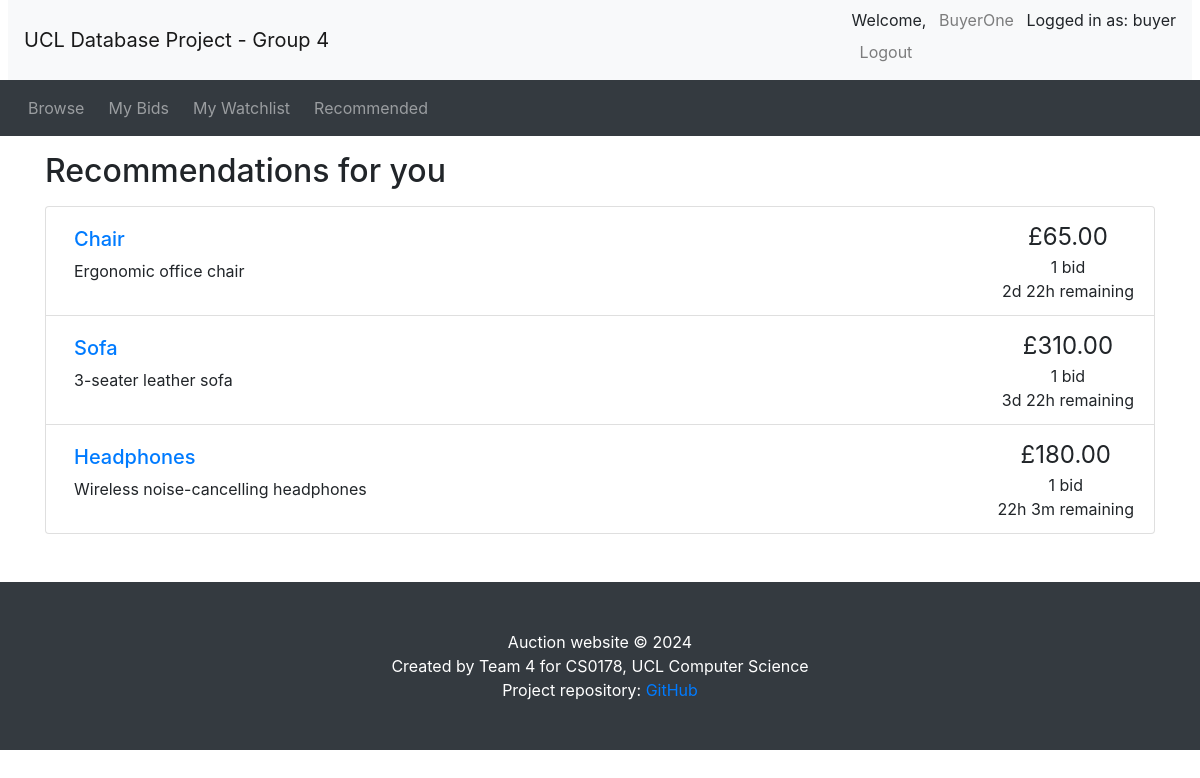
The page /recommendations.php (signed in) on the database its author committed.
### tables this page shows
CREATE TABLE `auctions` (
    `item_id` INT PRIMARY KEY AUTO_INCREMENT,
    `title` VARCHAR(50) UNIQUE NOT NULL,
    `details` TEXT,
    `category` VARCHAR(30) NOT NULL,
    `startPrice` DECIMAL(10, 2) NOT NULL,
    `reservePrice` DECIMAL(10, 2) CHECK (
        `reservePrice` IS NULL
        OR `reservePrice` >= `startPrice`
    ),
    `startDate` DATETIME NOT NULL,
    `endDate` DATETIME NOT NULL,
    `seller_id` INT NOT NULL,
    `status` ENUM('active', 'closed', 'cancelled') NOT NULL DEFAULT 'active',
    FOREIGN KEY (`seller_id`) REFERENCES `seller` (`user_id`) ON DELETE CASCADE
);

CREATE TABLE `bids` (
    `bid_id` INT PRIMARY KEY AUTO_INCREMENT,
    `buyer_id` INT NOT NULL,
    `item_id` INT NOT NULL,
    `bidPrice` DECIMAL(10, 2) NOT NULL,
    `bidTime` DATETIME NOT NULL,
    FOREIGN KEY (`buyer_id`) REFERENCES `buyer` (`user_id`) ON DELETE CASCADE,
    FOREIGN KEY (`item_id`) REFERENCES `auctions` (`item_id`) ON DELETE CASCADE
);

### utilities.php (the view, shortened to what this page needs)
<?php
function display_time_remaining($interval)
{
    if ($interval->days == 0 && $interval->h == 0) {
        $time_remaining = $interval->format('%im %Ss');
    } else if ($interval->days == 0) {
        $time_remaining = $interval->format('%hh %im');
    } else {
        $time_remaining = $interval->format('%ad %hh');
    }
    return $time_remaining;
}
function print_listing_li($item_id, $title, $desc, $price, $num_bids, $end_time, $status)
{
    if (strlen($desc) > 250) {
        $desc_shortened = substr($desc, 0, 250) . '...';
    } else {
        $desc_shortened = $desc;
    }
    if ($num_bids == 1) {
        $bid = ' bid';
    } else {
        $bid = ' bids';
    }
    if ($status == 'cancelled') {
        $time_remaining = 'Auction cancelled';
    } elseif ($status == 'closed') {
        $time_remaining = 'Auction closed';
    } else {
        $end_time = new DateTime($end_time);
        $now = new DateTime();
        if ($now > $end_time) {
            $time_remaining = 'Auction closed';
        } else {
            $time_to_end = date_diff($now, $end_time);
            $time_remaining = display_time_remaining($time_to_end) . ' remaining';
        }
    }
    echo ('
    <li class="list-group-item d-flex justify-content-between">
    <div class="p-2 mr-5"><h5><a href="listing.php?item_id=' . $item_id . '">' . $title . '</a></h5>' . $desc_shortened . '</div>
    <div class="text-center text-nowrap"><span style="font-size: 1.5em">£' . number_format($price, 2) . '</span><br/>' . $num_bids . $bid . '<br/>' . $time_remaining . '</div>
  </li>'
    );
}
?>

### recommendations.php (shortened to what this page needs)
<?php include_once("header.php"); ?>
<?php require("utilities.php"); ?>
<?php require("my_db_connect.php"); ?>
<div class="container">
    <h2 class="my-3">Recommendations for you</h2>
    <ul class="list-group">
        <?php
        $user_id = $_SESSION['user_id'];
        $sql = "SELECT
            b1.item_id,
            a.title,
            a.details,
            a.startPrice,
            a.endDate,
            SUM(CASE WHEN b1.present = 1 AND b2.present = 1 THEN 1 ELSE 0 END) /
            (SQRT(SUM(POWER(b1.present, 2))) * SQRT(SUM(POWER(b2.present, 2)))) AS cosine_similarity
        FROM
            (
                SELECT
                    u.user_id,
                    a.item_id,
                    IF(b.bid_id IS NOT NULL, 1, 0) AS present
                FROM
                    user u
                CROSS JOIN
                    auctions a
                LEFT JOIN
                    bids b ON u.user_id = b.buyer_id AND a.item_id = b.item_id
            ) AS b1
        JOIN
            (
                SELECT
                    u.user_id,
                    a.item_id,
                    IF(b.bid_id IS NOT NULL, 1, 0) AS present
                FROM
                    user u
                CROSS JOIN
                    auctions a
                LEFT JOIN
                    bids b ON u.user_id = b.buyer_id AND a.item_id = b.item_id
            ) AS b2 ON b1.item_id = b2.item_id AND b1.user_id != b2.user_id
        JOIN
            auctions a ON b1.item_id = a.item_id
        WHERE
            b1.user_id = $user_id AND b2.user_id != $user_id AND a.endDate > NOW()
        GROUP BY
            b1.item_id, a.title, a.details, a.startPrice, a.endDate
        HAVING
            cosine_similarity > 0.3333333
        ORDER BY
            cosine_similarity DESC
        LIMIT 10;";
        $result_q = mysqli_query($con, $sql);
        if ($result_q && mysqli_num_rows($result_q) > 0) {
            while ($fetch = mysqli_fetch_assoc($result_q)) {
                $item_id = $fetch['item_id'];
                $title = $fetch['title'];
                $description = $fetch['details'];
                $current_price = $fetch['startPrice'];
                $status = $fetch['status'];
                $end_date = $fetch['endDate'];
                $bid_sql = "SELECT bidPrice FROM bids WHERE item_id = $item_id ORDER BY bidPrice DESC LIMIT 1";
                $bid_result = mysqli_query($con, $bid_sql);
                if ($bid_result && mysqli_num_rows($bid_result) > 0) {
                    $current_price = mysqli_fetch_assoc($bid_result)['bidPrice'];
                }
                $num_bids = mysqli_num_rows($bid_result);
                print_listing_li($item_id, $title, $description, $current_price, $num_bids, $end_date, $status);
            }
        } else {
            echo "<p>No recommendations available at the moment.</p>";
        }
        ?>
    </ul>
</div>
<?php include_once("footer.php"); ?>

### rows shown on the page
auctions: title "Chair", details "Ergonomic office chair", bids.bidPrice "65.00", endDate "2d 22h remaining"
auctions: title "Sofa", details "3-seater leather sofa", bids.bidPrice "310.00", endDate "3d 22h remaining"
auctions: title "Headphones", details "Wireless noise-cancelling headphones", bids.bidPrice "180.00", endDate "22h 3m remaining"

### other values the page prints
$_SESSION['username'] "BuyerOne"
$_SESSION['account_type'] "buyer"
